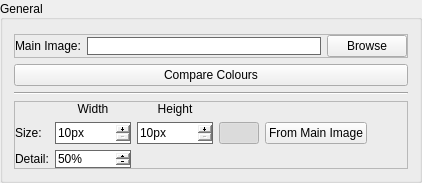
           <widget class="QGroupBox" name="groupGeneral">
            <property name="sizePolicy">
             <sizepolicy hsizetype="Minimum" vsizetype="MinimumExpanding">
              <horstretch>0</horstretch>
              <verstretch>0</verstretch>
             </sizepolicy>
            </property>
            <property name="title">
             <string>General</string>
            </property>
            <property name="alignment">
             <set>Qt::AlignLeading|Qt::AlignLeft|Qt::AlignVCenter</set>
            </property>
            <property name="flat">
             <bool>false</bool>
            </property>
            <layout class="QVBoxLayout" name="verticalLayout_4">
             <property name="topMargin">
              <number>14</number>
             </property>
             <item>
              <widget class="QFrame" name="frameMainImage">
               <property name="sizePolicy">
                <sizepolicy hsizetype="Minimum" vsizetype="Minimum">
                 <horstretch>0</horstretch>
                 <verstretch>0</verstretch>
                </sizepolicy>
               </property>
               <property name="styleSheet">
                <string notr="true"/>
               </property>
               <property name="frameShape">
                <enum>QFrame::StyledPanel</enum>
               </property>
               <property name="frameShadow">
                <enum>QFrame::Raised</enum>
               </property>
               <layout class="QHBoxLayout" name="horizontalLayout_2">
                <property name="leftMargin">
                 <number>0</number>
                </property>
                <property name="topMargin">
                 <number>0</number>
                </property>
                <property name="rightMargin">
                 <number>0</number>
                </property>
                <property name="bottomMargin">
                 <number>0</number>
                </property>
                <item>
                 <widget class="QLabel" name="labelMainImage">
                  <property name="sizePolicy">
                   <sizepolicy hsizetype="Fixed" vsizetype="Fixed">
                    <horstretch>0</horstretch>
                    <verstretch>0</verstretch>
                   </sizepolicy>
                  </property>
                  <property name="statusTip">
                   <string>The main image to base the Photomosaic on</string>
                  </property>
                  <property name="text">
                   <string>Main Image:</string>
                  </property>
                 </widget>
                </item>
                <item>
                 <widget class="QLineEdit" name="lineMainImage">
                  <property name="statusTip">
                   <string>Displays path and filename of main image</string>
                  </property>
                  <property name="styleSheet">
                   <string notr="true">QLineEdit {
border: 1px solid dimgray;
}</string>
                  </property>
                  <property name="readOnly">
                   <bool>true</bool>
                  </property>
                 </widget>
                </item>
                <item>
                 <widget class="QPushButton" name="buttonMainImage">
                  <property name="sizePolicy">
                   <sizepolicy hsizetype="Fixed" vsizetype="Minimum">
                    <horstretch>0</horstretch>
                    <verstretch>0</verstretch>
                   </sizepolicy>
                  </property>
                  <property name="statusTip">
                   <string>Opens a file dialog to allow an image file to be chosen</string>
                  </property>
                  <property name="text">
                   <string>Browse</string>
                  </property>
                 </widget>
                </item>
               </layout>
              </widget>
             </item>
             <item>
              <widget class="QPushButton" name="buttonCompareColours">
               <property name="enabled">
                <bool>true</bool>
               </property>
               <property name="statusTip">
                <string>Compare colours in main image and library images</string>
               </property>
               <property name="whatsThis">
                <string>&lt;html&gt;&lt;head/&gt;&lt;body&gt;&lt;p&gt;Provides a list of colours that could improve Photomosaic if images containing similar colours are added to library.&lt;/p&gt;&lt;p&gt;&lt;br/&gt;&lt;/p&gt;&lt;p&gt;Colours listed in order of descending priority.&lt;/p&gt;&lt;/body&gt;&lt;/html&gt;</string>
               </property>
               <property name="styleSheet">
                <string notr="true">QPushButton:disabled {
	background-color: rgb(30, 30, 30);
	color: rgb(60, 60, 60);
	border-color: rgb(0, 0, 0);
}</string>
               </property>
               <property name="text">
                <string>Compare Colours</string>
               </property>
              </widget>
             </item>
             <item>
              <widget class="Line" name="line_2">
               <property name="orientation">
                <enum>Qt::Horizontal</enum>
               </property>
              </widget>
             </item>
             <item>
              <widget class="QFrame" name="frameSizeDetail">
               <property name="sizePolicy">
                <sizepolicy hsizetype="Minimum" vsizetype="Minimum">
                 <horstretch>0</horstretch>
                 <verstretch>0</verstretch>
                </sizepolicy>
               </property>
               <property name="frameShape">
                <enum>QFrame::StyledPanel</enum>
               </property>
               <property name="frameShadow">
                <enum>QFrame::Raised</enum>
               </property>
               <layout class="QGridLayout" name="gridLayout">
                <property name="sizeConstraint">
                 <enum>QLayout::SetMinimumSize</enum>
                </property>
                <property name="leftMargin">
                 <number>0</number>
                </property>
                <property name="topMargin">
                 <number>0</number>
                </property>
                <property name="rightMargin">
                 <number>0</number>
                </property>
                <property name="bottomMargin">
                 <number>0</number>
                </property>
                <property name="spacing">
                 <number>6</number>
                </property>
                <item row="0" column="1">
                 <widget class="QLabel" name="labelWidth">
                  <property name="sizePolicy">
                   <sizepolicy hsizetype="Minimum" vsizetype="Fixed">
                    <horstretch>0</horstretch>
                    <verstretch>0</verstretch>
                   </sizepolicy>
                  </property>
                  <property name="text">
                   <string>Width</string>
                  </property>
                  <property name="alignment">
                   <set>Qt::AlignCenter</set>
                  </property>
                 </widget>
                </item>
                <item row="0" column="2">
                 <widget class="QLabel" name="labelHeight">
                  <property name="sizePolicy">
                   <sizepolicy hsizetype="Minimum" vsizetype="Fixed">
                    <horstretch>0</horstretch>
                    <verstretch>0</verstretch>
                   </sizepolicy>
                  </property>
                  <property name="text">
                   <string>Height</string>
                  </property>
                  <property name="alignment">
                   <set>Qt::AlignCenter</set>
                  </property>
                 </widget>
                </item>
                <item row="1" column="1">
                 <widget class="QSpinBox" name="spinPhotomosaicWidth">
                  <property name="sizePolicy">
                   <sizepolicy hsizetype="Preferred" vsizetype="Minimum">
                    <horstretch>0</horstretch>
                    <verstretch>0</verstretch>
                   </sizepolicy>
                  </property>
                  <property name="minimumSize">
                   <size>
                    <width>0</width>
                    <height>20</height>
                   </size>
                  </property>
                  <property name="statusTip">
                   <string>Controls width of Photomosaic in pixels</string>
                  </property>
                  <property name="styleSheet">
                   <string notr="true">QSpinBox {
border: 1px solid dimgray;
}</string>
                  </property>
                  <property name="buttonSymbols">
                   <enum>QAbstractSpinBox::PlusMinus</enum>
                  </property>
                  <property name="specialValueText">
                   <string/>
                  </property>
                  <property name="keyboardTracking">
                   <bool>false</bool>
                  </property>
                  <property name="showGroupSeparator" stdset="0">
                   <bool>false</bool>
                  </property>
                  <property name="suffix">
                   <string>px</string>
                  </property>
                  <property name="prefix">
                   <string/>
                  </property>
                  <property name="minimum">
                   <number>10</number>
                  </property>
                  <property name="maximum">
                   <number>100000</number>
                  </property>
                 </widget>
                </item>
                <item row="1" column="5">
                 <spacer name="horizontalSpacer_3">
                  <property name="orientation">
                   <enum>Qt::Horizontal</enum>
                  </property>
                  <property name="sizeHint" stdset="0">
                   <size>
                    <width>40</width>
                    <height>20</height>
                   </size>
                  </property>
                 </spacer>
                </item>
                <item row="1" column="4">
                 <widget class="QPushButton" name="buttonPhotomosaicSize">
                  <property name="statusTip">
                   <string>Sets size to size of main image</string>
                  </property>
                  <property name="text">
                   <string>From Main Image</string>
                  </property>
                 </widget>
                </item>
                <item row="1" column="2">
                 <widget class="QSpinBox" name="spinPhotomosaicHeight">
                  <property name="sizePolicy">
                   <sizepolicy hsizetype="Preferred" vsizetype="Minimum">
                    <horstretch>0</horstretch>
                    <verstretch>0</verstretch>
                   </sizepolicy>
                  </property>
                  <property name="statusTip">
                   <string>Controls height of Photomosaic in pixels</string>
                  </property>
                  <property name="styleSheet">
                   <string notr="true">QSpinBox {
border: 1px solid dimgray;
}</string>
                  </property>
                  <property name="buttonSymbols">
                   <enum>QAbstractSpinBox::PlusMinus</enum>
                  </property>
                  <property name="keyboardTracking">
                   <bool>false</bool>
                  </property>
                  <property name="suffix">
                   <string>px</string>
                  </property>
                  <property name="prefix">
                   <string/>
                  </property>
                  <property name="minimum">
                   <number>10</number>
                  </property>
                  <property name="maximum">
                   <number>100000</number>
                  </property>
                 </widget>
                </item>
                <item row="1" column="0">
                 <widget class="QLabel" name="labelSize">
                  <property name="sizePolicy">
                   <sizepolicy hsizetype="Fixed" vsizetype="Fixed">
                    <horstretch>0</horstretch>
                    <verstretch>0</verstretch>
                   </sizepolicy>
                  </property>
                  <property name="statusTip">
                   <string>Controls size of main image</string>
                  </property>
                  <property name="text">
                   <string>Size:</string>
                  </property>
                 </widget>
                </item>
                <item row="2" column="1">
                 <widget class="QSpinBox" name="spinDetail">
                  <property name="sizePolicy">
                   <sizepolicy hsizetype="Minimum" vsizetype="Minimum">
                    <horstretch>0</horstretch>
                    <verstretch>0</verstretch>
                   </sizepolicy>
                  </property>
                  <property name="statusTip">
                   <string>Controls detail level when comparing images</string>
                  </property>
                  <property name="whatsThis">
                   <string>&lt;html&gt;&lt;head/&gt;&lt;body&gt;&lt;p&gt;Controls the detail level when comparing images.&lt;/p&gt;&lt;p&gt;Lowering detail allows Photomosaics to be generated faster, but results in less detail being identifiable from main image.&lt;/p&gt;&lt;p&gt;If detail level ever results in a cell being 0px (empty) the detail is increased automatically.&lt;/p&gt;&lt;/body&gt;&lt;/html&gt;</string>
                  </property>
                  <property name="styleSheet">
                   <string notr="true">QSpinBox {
border: 1px solid dimgray;
}</string>
                  </property>
                  <property name="buttonSymbols">
                   <enum>QAbstractSpinBox::PlusMinus</enum>
                  </property>
                  <property name="keyboardTracking">
                   <bool>false</bool>
                  </property>
                  <property name="suffix">
                   <string>%</string>
                  </property>
                  <property name="minimum">
                   <number>0</number>
                  </property>
                  <property name="maximum">
                   <number>100</number>
                  </property>
                  <property name="value">
                   <number>50</number>
                  </property>
                 </widget>
                </item>
                <item row="1" column="3">
                 <widget class="QPushButton" name="buttonPhotomosaicSizeLink">
                  <property name="statusTip">
                   <string>Locks aspect ratio of width/height</string>
                  </property>
                  <property name="text">
                   <string/>
                  </property>
                  <property name="icon">
                   <iconset resource="../Resources/ui.qrc">
                    <normaloff>:/img/LinkIcon.png</normaloff>:/img/LinkIcon.png</iconset>
                  </property>
                  <property name="checkable">
                   <bool>true</bool>
                  </property>
                  <property name="checked">
                   <bool>true</bool>
                  </property>
                 </widget>
                </item>
                <item row="2" column="0">
                 <widget class="QLabel" name="labelDetail">
                  <property name="statusTip">
                   <string>Controls detail level when comparing images</string>
                  </property>
                  <property name="text">
                   <string>Detail:</string>
                  </property>
                 </widget>
                </item>
               </layout>
              </widget>
             </item>
             <item>
              <spacer name="verticalSpacer">
               <property name="orientation">
                <enum>Qt::Vertical</enum>
               </property>
               <property name="sizeType">
                <enum>QSizePolicy::MinimumExpanding</enum>
               </property>
               <property name="sizeHint" stdset="0">
                <size>
                 <width>1</width>
                 <height>0</height>
                </size>
               </property>
              </spacer>
             </item>
            </layout>
           </widget>
